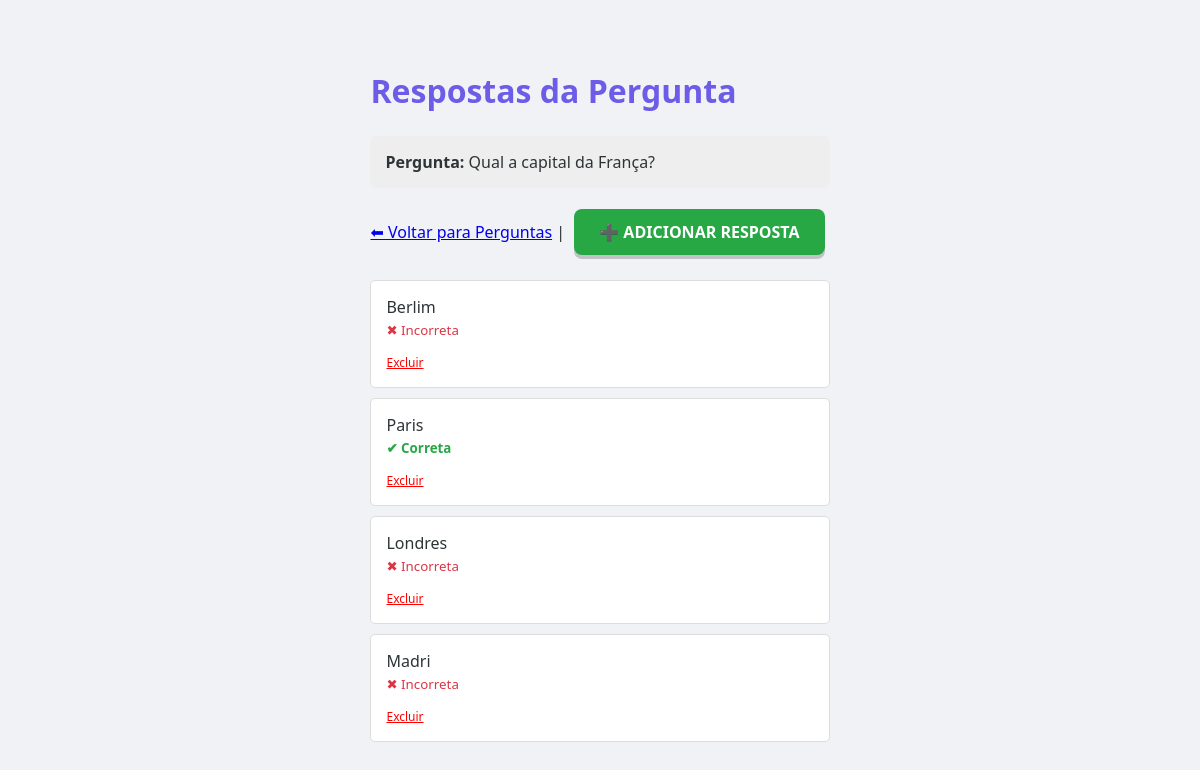
The app's page /admin/respostas.php?pergunta_id=1 (signed in) with its own data.
### tables this page shows
CREATE TABLE `perguntas` (
  `id` int(11) NOT NULL,
  `tema_id` int(11) NOT NULL,
  `texto_pergunta` text NOT NULL,
  `data_desafio` date DEFAULT NULL
);

CREATE TABLE `respostas` (
  `id` int(11) NOT NULL,
  `pergunta_id` int(11) NOT NULL,
  `texto_resposta` varchar(255) NOT NULL,
  `correta` tinyint(1) NOT NULL DEFAULT 0
);

### admin/respostas.php (the view, shortened to what this page needs)
<?php
include '../config/connect.php';
$pergunta_id = (int)$_GET['pergunta_id'];
$sql_p = "SELECT * FROM perguntas WHERE id = :id";
$stmt_p = $conn->prepare($sql_p);
$stmt_p->execute([':id' => $pergunta_id]);
$pergunta = $stmt_p->fetch(PDO::FETCH_ASSOC);
$sql_r = "SELECT * FROM respostas WHERE pergunta_id = :pergunta_id";
$stmt_r = $conn->prepare($sql_r);
$stmt_r->execute([':pergunta_id' => $pergunta_id]);
$respostas = $stmt_r->fetchAll(PDO::FETCH_ASSOC);
?>
<!DOCTYPE html>
<html lang="pt-br">
<head>
    <link rel="stylesheet" href="../css/style.css">
</head>
<body>
    <div style="max-width: 800px; margin: auto;">
        <h1>Respostas da Pergunta</h1>
        <p style="background: #eee; padding: 15px; border-radius: 5px;">
            <strong>Pergunta:</strong> <?php echo htmlspecialchars($pergunta['texto_pergunta']); ?>
        </p>
        <a href="perguntas.php?tema_id=<?php echo $pergunta['tema_id']; ?>">⬅ Voltar para Perguntas</a> |
        <a href="form_resposta.php?pergunta_id=<?php echo $pergunta_id; ?>" class="btn" style="background: #28a745; color: white;">➕ Adicionar Resposta</a>
        <div style="margin-top: 20px;">
            <?php foreach ($respostas as $r): ?>
                <div class="card-resposta">
                    <span><?php echo htmlspecialchars($r['texto_resposta']); ?></span>
                    <br>
                    <small class="<?php echo $r['correta'] ? 'correta' : 'errada'; ?>">
                        <?php echo $r['correta'] ? '✔ Correta' : '✖ Incorreta'; ?>
                    </small>
                    <div style="margin-top: 10px;">
                        <a href="excluir_resposta.php?id=<?php echo $r['id']; ?>&pergunta_id=<?php echo $pergunta_id; ?>"
                           style="color: red; font-size: 12px;"
                           onclick="return confirm('Excluir esta resposta?')">Excluir</a>
                    </div>
                </div>
            <?php endforeach; ?>
        </div>
    </div>
</body>
</html>

### css/style.css (style rules this page uses)
:root { --primary: #6c5ce7; --secondary: #a29bfe; --success: #00b894; --danger: #d63031; --bg: #f0f2f5; --text: #2d3436; --card: #ffffff; }
body { font-family: 'Segoe UI', Tahoma, Geneva, Verdana, sans-serif; background-color: var(--bg); color: var(--text); margin: 0; display: flex; flex-direction: column; justify-content: center; align-items: center; min-height: 100vh; padding: 20px; box-sizing: border-box; }
h1 { color: var(--primary); margin-bottom: 1.5rem; }
.btn { display: inline-block; padding: 12px 25px; font-size: 16px; font-weight: bold; text-transform: uppercase; text-decoration: none; border: none; border-radius: 8px; cursor: pointer; transition: all 0.2s ease; margin: 5px; position: relative; top: 0; box-shadow: 0 4px 0 rgba(0,0,0,0.2); }

### admin/respostas.php (style rules this page uses)
.correta { color: #28a745; font-weight: bold; }
.errada { color: #dc3545; }
.card-resposta { background: white; border: 1px solid #ddd; padding: 15px; margin-bottom: 10px; border-radius: 5px; text-align: left; position: relative; }

### records on screen
perguntas: texto_pergunta "Qual a capital da França?"
respostas: texto_resposta "Berlim", correta "✖ Incorreta"
respostas: texto_resposta "Paris", correta "✔ Correta"
respostas: texto_resposta "Londres", correta "✖ Incorreta"
respostas: texto_resposta "Madri", correta "✖ Incorreta"
